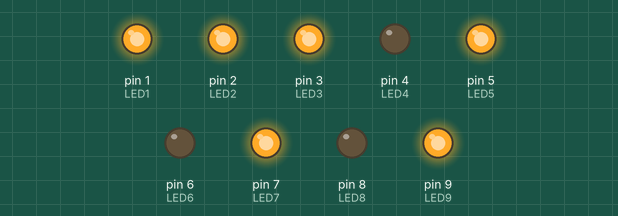
Bench run of a sketch on a simulated Arduino Uno, built with avr-gcc and run on an emulated ATmega328P. Shown: output pins drawn as LEDs (lit = HIGH).

Above: at 0.5 s.
At 2.5 s:
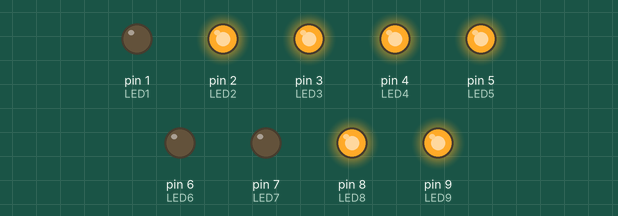
At 4.5 s:
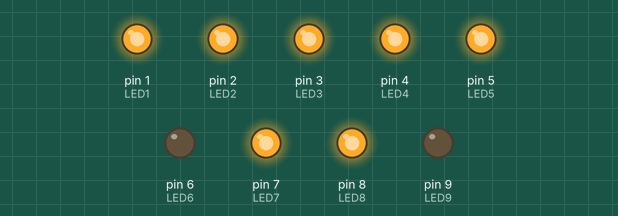
At 6.5 s:
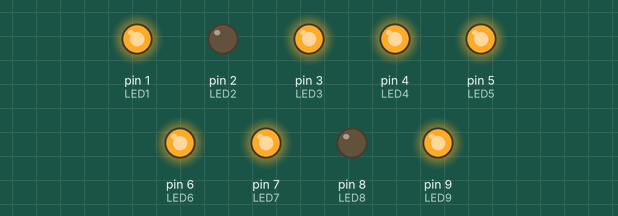
At 8.5 s:
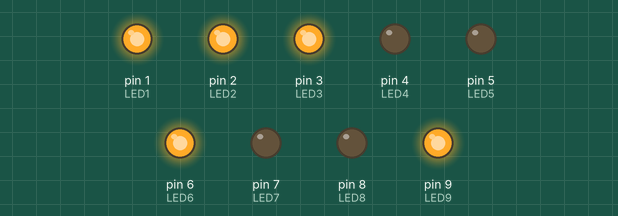
At 11.5 s:
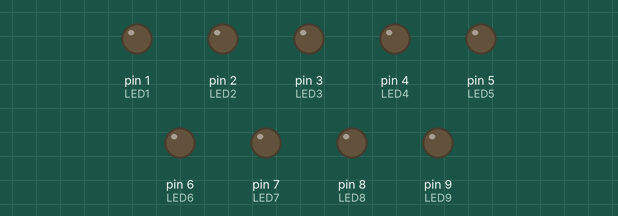
Timing chart, 0 to 13.0 s (numbered marks = the images above):
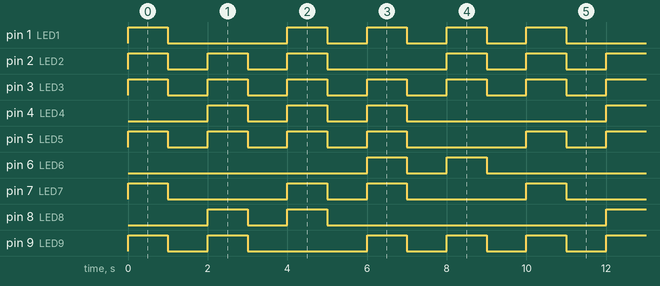

Measured:
- by itself, pin 1 (LED1): repeats every 10.0 s: LOW 3.0 s, 3 × (HIGH 1.0 s, LOW 1.0 s), HIGH 1.0 s
- by itself, pin 2 (LED2): repeats every 10.0 s: 2 × (LOW 1.0 s, HIGH 1.0 s), LOW 3.0 s, HIGH 1.0 s, LOW 1.0 s, HIGH 1.0 s
- by itself, pin 3 (LED3): alternates HIGH for 1.0 s and LOW for 1.0 s
- by itself, pin 4 (LED4): repeats every 10.0 s: 2 × (LOW 1.0 s, HIGH 1.0 s), LOW 5.0 s, HIGH 1.0 s
- by itself, pin 5 (LED5): repeats every 10.0 s: 3 × (LOW 1.0 s, HIGH 1.0 s), LOW 3.0 s, HIGH 1.0 s
- by itself, pin 6 (LED6), pin 8 (LED8): repeats every 10.0 s: LOW 1.0 s, HIGH 1.0 s, LOW 7.0 s, HIGH 1.0 s
- by itself, pin 7 (LED7): repeats every 10.0 s: LOW 3.0 s, HIGH 1.0 s, LOW 1.0 s, HIGH 1.0 s, LOW 3.0 s, HIGH 1.0 s
- by itself, pin 9 (LED9): repeats every 10.0 s: LOW 1.0 s, HIGH 1.0 s, LOW 3.0 s, 2 × (HIGH 1.0 s, LOW 1.0 s), HIGH 1.0 s

The sketch:

sketch_may25a.ino
```cpp
int LED1 = 1;
int LED2 = 2;
int LED3 = 3;
int LED4 = 4;
int LED5 = 5;
int LED6 = 6;
int LED7 = 7;
int LED8 = 8;
int LED9 = 9;


void setup() {
   pinMode(LED1, OUTPUT);
   pinMode(LED2, OUTPUT);
   pinMode(LED3, OUTPUT);
   pinMode(LED4, OUTPUT);
   pinMode(LED5, OUTPUT);
   pinMode(LED6, OUTPUT);
   pinMode(LED7, OUTPUT);
   pinMode(LED8, OUTPUT);
   pinMode(LED9, OUTPUT);

}

void loop() {
  //K

 digitalWrite(LED1, HIGH);

  digitalWrite(LED2, HIGH);

   digitalWrite(LED3, HIGH);

digitalWrite(LED5, HIGH);

digitalWrite(LED7, HIGH);

digitalWrite(LED9, HIGH);
   delay(1000);


   digitalWrite(LED1, LOW);

  digitalWrite(LED2, LOW);

    digitalWrite(LED3, LOW);

  digitalWrite(LED4, LOW);

digitalWrite(LED5, LOW);


digitalWrite(LED6, LOW);

digitalWrite(LED7, LOW);

digitalWrite(LED8, LOW);


digitalWrite(LED9, LOW);
   delay(1000);


//A


  digitalWrite(LED2, HIGH);

   digitalWrite(LED3, HIGH);

   digitalWrite(LED4, HIGH);

    digitalWrite(LED5, HIGH);


 digitalWrite(LED8, HIGH);

    digitalWrite(LED9, HIGH);
   delay(1000);


   digitalWrite(LED1, LOW);

  digitalWrite(LED2, LOW);

    digitalWrite(LED3, LOW);

  digitalWrite(LED4, LOW);

digitalWrite(LED5, LOW);


digitalWrite(LED6, LOW);

digitalWrite(LED7, LOW);

digitalWrite(LED8, LOW);


digitalWrite(LED9, LOW);
   delay(1000);


//P

 digitalWrite(LED1, HIGH);

  digitalWrite(LED2, HIGH);

   digitalWrite(LED3, HIGH);

   digitalWrite(LED4, HIGH);

    digitalWrite(LED5, HIGH);


  digitalWrite(LED7, HIGH);

 digitalWrite(LED8, HIGH);


   delay(1000);


   digitalWrite(LED1, LOW);

  digitalWrite(LED2, LOW);

    digitalWrite(LED3, LOW);

  digitalWrite(LED4, LOW);

digitalWrite(LED5, LOW);


digitalWrite(LED6, LOW);

digitalWrite(LED7, LOW);

digitalWrite(LED8, LOW);


digitalWrite(LED9, LOW);
   delay(1000);


//I

   digitalWrite(LED1, HIGH);


   digitalWrite(LED3, HIGH);

   digitalWrite(LED4, HIGH);

    digitalWrite(LED5, HIGH);

  digitalWrite(LED6, HIGH);

  digitalWrite(LED7, HIGH);


    digitalWrite(LED9, HIGH);
   delay(1000);


   digitalWrite(LED1, LOW);

  digitalWrite(LED2, LOW);

    digitalWrite(LED3, LOW);

  digitalWrite(LED4, LOW);

digitalWrite(LED5, LOW);


digitalWrite(LED6, LOW);

digitalWrite(LED7, LOW);

digitalWrite(LED8, LOW);


digitalWrite(LED9, LOW);
   delay(1000);


//L
     digitalWrite(LED1, HIGH);

  digitalWrite(LED2, HIGH);

   digitalWrite(LED3, HIGH);


  digitalWrite(LED6, HIGH);


    digitalWrite(LED9, HIGH);
   delay(1000);


   digitalWrite(LED1, LOW);

  digitalWrite(LED2, LOW);

    digitalWrite(LED3, LOW);

  digitalWrite(LED4, LOW);

digitalWrite(LED5, LOW);


digitalWrite(LED6, LOW);

digitalWrite(LED7, LOW);

digitalWrite(LED8, LOW);


digitalWrite(LED9, LOW);
   delay(1000);


}
```
